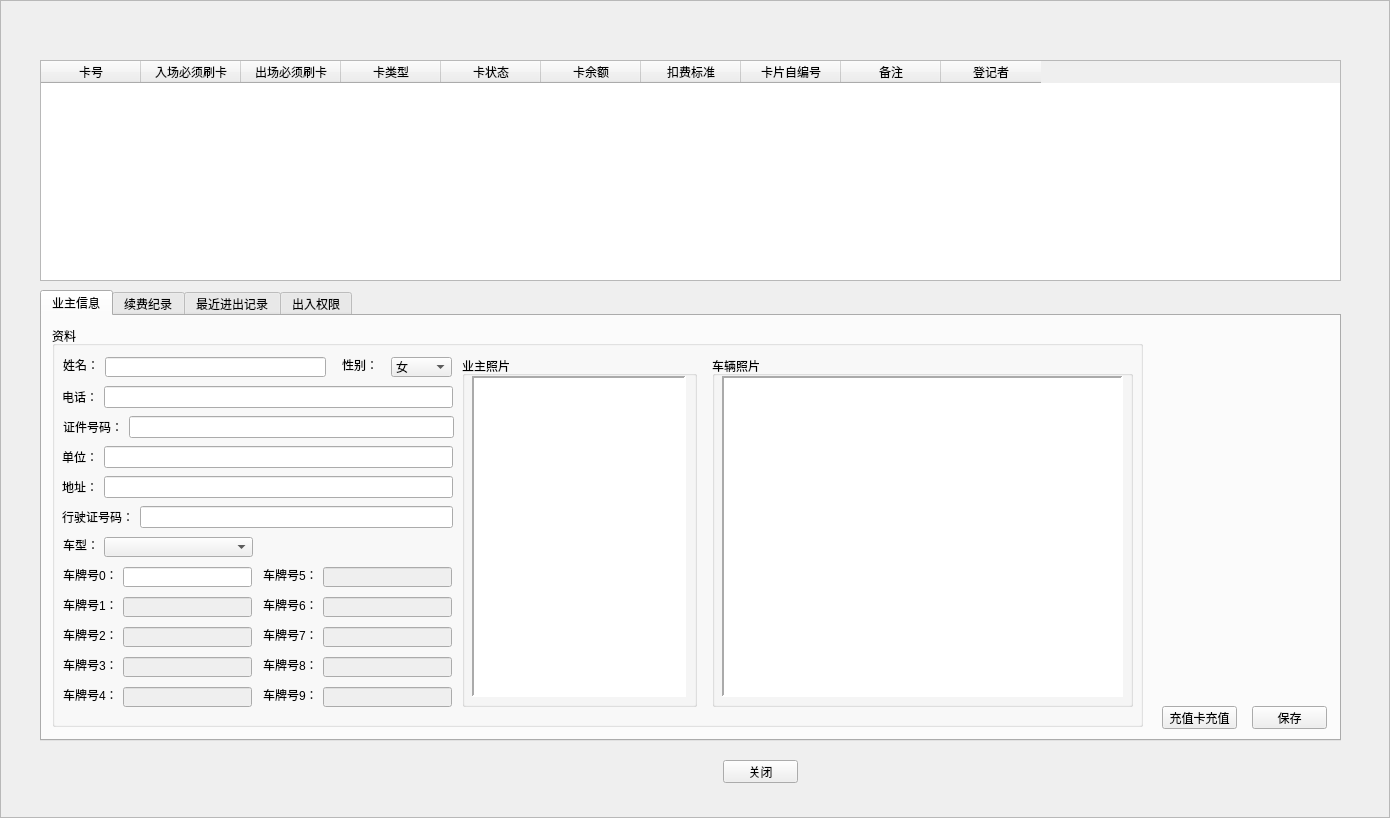
<?xml version="1.0" encoding="UTF-8"?>
<ui version="4.0">
 <class>CValueCard</class>
 <widget class="QFrame" name="CValueCard">
  <property name="geometry">
   <rect>
    <x>0</x>
    <y>0</y>
    <width>1390</width>
    <height>818</height>
   </rect>
  </property>
  <property name="windowTitle">
   <string>储值卡</string>
  </property>
  <property name="styleSheet">
   <string notr="true">background-image:url(D:/WinParkUI/debug/Image/NewIcon/CommonBigBG-normal.jpg);</string>
  </property>
  <property name="frameShape">
   <enum>QFrame::StyledPanel</enum>
  </property>
  <property name="frameShadow">
   <enum>QFrame::Raised</enum>
  </property>
  <widget class="QWidget" name="widget" native="true">
   <property name="geometry">
    <rect>
     <x>40</x>
     <y>60</y>
     <width>1301</width>
     <height>731</height>
    </rect>
   </property>
   <property name="styleSheet">
    <string notr="true">background-image:url(none);</string>
   </property>
   <widget class="QTableWidget" name="tableValue">
    <property name="geometry">
     <rect>
      <x>0</x>
      <y>0</y>
      <width>1301</width>
      <height>221</height>
     </rect>
    </property>
    <property name="contextMenuPolicy">
     <enum>Qt::CustomContextMenu</enum>
    </property>
    <property name="styleSheet">
     <string notr="true">background-image:url(none);</string>
    </property>
    <column>
     <property name="text">
      <string>卡号</string>
     </property>
    </column>
    <column>
     <property name="text">
      <string>入场必须刷卡</string>
     </property>
    </column>
    <column>
     <property name="text">
      <string>出场必须刷卡</string>
     </property>
    </column>
    <column>
     <property name="text">
      <string>卡类型</string>
     </property>
    </column>
    <column>
     <property name="text">
      <string>卡状态</string>
     </property>
    </column>
    <column>
     <property name="text">
      <string>卡余额</string>
     </property>
    </column>
    <column>
     <property name="text">
      <string>扣费标准</string>
     </property>
    </column>
    <column>
     <property name="text">
      <string>卡片自编号</string>
     </property>
    </column>
    <column>
     <property name="text">
      <string>备注</string>
     </property>
    </column>
    <column>
     <property name="text">
      <string>登记者</string>
     </property>
    </column>
   </widget>
   <widget class="QTabWidget" name="tabWidget">
    <property name="geometry">
     <rect>
      <x>0</x>
      <y>230</y>
      <width>1301</width>
      <height>451</height>
     </rect>
    </property>
    <property name="styleSheet">
     <string notr="true">background-image:url(none);</string>
    </property>
    <property name="currentIndex">
     <number>0</number>
    </property>
    <widget class="QWidget" name="tab">
     <attribute name="title">
      <string>业主信息</string>
     </attribute>
     <widget class="QPushButton" name="btnValueRecharge">
      <property name="geometry">
       <rect>
        <x>1120</x>
        <y>390</y>
        <width>75</width>
        <height>23</height>
       </rect>
      </property>
      <property name="styleSheet">
       <string notr="true">background-image:url(none);</string>
      </property>
      <property name="text">
       <string>充值卡充值</string>
      </property>
     </widget>
     <widget class="QPushButton" name="btnValueSave">
      <property name="geometry">
       <rect>
        <x>1210</x>
        <y>390</y>
        <width>75</width>
        <height>23</height>
       </rect>
      </property>
      <property name="styleSheet">
       <string notr="true">background-image:url(none);</string>
      </property>
      <property name="text">
       <string>保存</string>
      </property>
     </widget>
     <widget class="QGroupBox" name="gbOwner">
      <property name="geometry">
       <rect>
        <x>10</x>
        <y>10</y>
        <width>1091</width>
        <height>401</height>
       </rect>
      </property>
      <property name="title">
       <string>资料</string>
      </property>
      <widget class="QWidget" name="layoutWidget">
       <property name="geometry">
        <rect>
         <x>10</x>
         <y>120</y>
         <width>391</width>
         <height>22</height>
        </rect>
       </property>
       <layout class="QHBoxLayout" name="horizontalLayout_2">
        <item>
         <widget class="QLabel" name="label_10">
          <property name="text">
           <string>单位：</string>
          </property>
         </widget>
        </item>
        <item>
         <widget class="QLineEdit" name="edtUnit"/>
        </item>
       </layout>
      </widget>
      <widget class="QWidget" name="layoutWidget_2">
       <property name="geometry">
        <rect>
         <x>10</x>
         <y>150</y>
         <width>391</width>
         <height>22</height>
        </rect>
       </property>
       <layout class="QHBoxLayout" name="horizontalLayout_3">
        <item>
         <widget class="QLabel" name="label_12">
          <property name="text">
           <string>地址：</string>
          </property>
         </widget>
        </item>
        <item>
         <widget class="QLineEdit" name="edtAddr"/>
        </item>
       </layout>
      </widget>
      <widget class="QWidget" name="layoutWidget_4">
       <property name="geometry">
        <rect>
         <x>10</x>
         <y>180</y>
         <width>391</width>
         <height>22</height>
        </rect>
       </property>
       <layout class="QHBoxLayout" name="horizontalLayout_5">
        <item>
         <widget class="QLabel" name="label_14">
          <property name="text">
           <string>行驶证号码：</string>
          </property>
         </widget>
        </item>
        <item>
         <widget class="QLineEdit" name="edtDriveID"/>
        </item>
       </layout>
      </widget>
      <widget class="QGroupBox" name="groupBox_4">
       <property name="geometry">
        <rect>
         <x>410</x>
         <y>30</y>
         <width>235</width>
         <height>351</height>
        </rect>
       </property>
       <property name="title">
        <string>业主照片</string>
       </property>
       <widget class="QLabel" name="lblOwner">
        <property name="geometry">
         <rect>
          <x>10</x>
          <y>20</y>
          <width>214</width>
          <height>321</height>
         </rect>
        </property>
        <property name="styleSheet">
         <string notr="true">background-color: rgb(255, 255, 255);</string>
        </property>
        <property name="frameShape">
         <enum>QFrame::Panel</enum>
        </property>
        <property name="frameShadow">
         <enum>QFrame::Sunken</enum>
        </property>
        <property name="lineWidth">
         <number>2</number>
        </property>
        <property name="text">
         <string/>
        </property>
        <property name="scaledContents">
         <bool>true</bool>
        </property>
       </widget>
      </widget>
      <widget class="QGroupBox" name="groupBox_3">
       <property name="geometry">
        <rect>
         <x>660</x>
         <y>30</y>
         <width>421</width>
         <height>351</height>
        </rect>
       </property>
       <property name="title">
        <string>车辆照片</string>
       </property>
       <widget class="QLabel" name="lblCar">
        <property name="geometry">
         <rect>
          <x>10</x>
          <y>20</y>
          <width>401</width>
          <height>321</height>
         </rect>
        </property>
        <property name="styleSheet">
         <string notr="true">background-color: rgb(255, 255, 255);</string>
        </property>
        <property name="frameShape">
         <enum>QFrame::Panel</enum>
        </property>
        <property name="frameShadow">
         <enum>QFrame::Sunken</enum>
        </property>
        <property name="lineWidth">
         <number>2</number>
        </property>
        <property name="text">
         <string/>
        </property>
        <property name="scaledContents">
         <bool>true</bool>
        </property>
       </widget>
      </widget>
      <widget class="QLabel" name="lblUserID">
       <property name="geometry">
        <rect>
         <x>430</x>
         <y>40</y>
         <width>54</width>
         <height>12</height>
        </rect>
       </property>
       <property name="text">
        <string/>
       </property>
      </widget>
      <widget class="QLabel" name="lblCardNo">
       <property name="geometry">
        <rect>
         <x>430</x>
         <y>60</y>
         <width>54</width>
         <height>12</height>
        </rect>
       </property>
       <property name="text">
        <string/>
       </property>
      </widget>
      <widget class="QWidget" name="layoutWidget_14">
       <property name="geometry">
        <rect>
         <x>11</x>
         <y>90</y>
         <width>391</width>
         <height>22</height>
        </rect>
       </property>
       <layout class="QHBoxLayout" name="horizontalLayout_16">
        <item>
         <widget class="QLabel" name="label_11">
          <property name="text">
           <string>证件号码：</string>
          </property>
         </widget>
        </item>
        <item>
         <widget class="QLineEdit" name="edtID"/>
        </item>
       </layout>
      </widget>
      <widget class="QWidget" name="layoutWidget_15">
       <property name="geometry">
        <rect>
         <x>10</x>
         <y>60</y>
         <width>391</width>
         <height>22</height>
        </rect>
       </property>
       <layout class="QHBoxLayout" name="horizontalLayout_17">
        <item>
         <widget class="QLabel" name="label_9">
          <property name="text">
           <string>电话：</string>
          </property>
         </widget>
        </item>
        <item>
         <widget class="QLineEdit" name="edtTel"/>
        </item>
       </layout>
      </widget>
      <widget class="QComboBox" name="cbxCarType">
       <property name="geometry">
        <rect>
         <x>52</x>
         <y>211</y>
         <width>149</width>
         <height>20</height>
        </rect>
       </property>
      </widget>
      <widget class="QLabel" name="label_15">
       <property name="geometry">
        <rect>
         <x>11</x>
         <y>211</y>
         <width>36</width>
         <height>16</height>
        </rect>
       </property>
       <property name="text">
        <string>车型：</string>
       </property>
      </widget>
      <widget class="QLabel" name="label_2">
       <property name="geometry">
        <rect>
         <x>11</x>
         <y>31</y>
         <width>36</width>
         <height>16</height>
        </rect>
       </property>
       <property name="text">
        <string>姓名：</string>
       </property>
      </widget>
      <widget class="QComboBox" name="cbxSex">
       <property name="geometry">
        <rect>
         <x>339</x>
         <y>31</y>
         <width>61</width>
         <height>20</height>
        </rect>
       </property>
       <item>
        <property name="text">
         <string>女</string>
        </property>
       </item>
       <item>
        <property name="text">
         <string>男</string>
        </property>
       </item>
      </widget>
      <widget class="QLabel" name="label_8">
       <property name="geometry">
        <rect>
         <x>290</x>
         <y>31</y>
         <width>36</width>
         <height>16</height>
        </rect>
       </property>
       <property name="text">
        <string>性别：</string>
       </property>
      </widget>
      <widget class="QLineEdit" name="edtName">
       <property name="geometry">
        <rect>
         <x>53</x>
         <y>31</y>
         <width>221</width>
         <height>20</height>
        </rect>
       </property>
      </widget>
      <widget class="QLineEdit" name="edtVechileID9">
       <property name="enabled">
        <bool>false</bool>
       </property>
       <property name="geometry">
        <rect>
         <x>271</x>
         <y>361</y>
         <width>129</width>
         <height>20</height>
        </rect>
       </property>
      </widget>
      <widget class="QLabel" name="label_22">
       <property name="geometry">
        <rect>
         <x>211</x>
         <y>361</y>
         <width>54</width>
         <height>16</height>
        </rect>
       </property>
       <property name="text">
        <string>车牌号9：</string>
       </property>
      </widget>
      <widget class="QLineEdit" name="edtVechileID0">
       <property name="geometry">
        <rect>
         <x>71</x>
         <y>241</y>
         <width>129</width>
         <height>20</height>
        </rect>
       </property>
      </widget>
      <widget class="QLabel" name="label_24">
       <property name="geometry">
        <rect>
         <x>11</x>
         <y>241</y>
         <width>54</width>
         <height>16</height>
        </rect>
       </property>
       <property name="text">
        <string>车牌号0：</string>
       </property>
      </widget>
      <widget class="QLineEdit" name="edtVechileID8">
       <property name="enabled">
        <bool>false</bool>
       </property>
       <property name="geometry">
        <rect>
         <x>271</x>
         <y>331</y>
         <width>129</width>
         <height>20</height>
        </rect>
       </property>
      </widget>
      <widget class="QLabel" name="label_21">
       <property name="geometry">
        <rect>
         <x>211</x>
         <y>331</y>
         <width>54</width>
         <height>16</height>
        </rect>
       </property>
       <property name="text">
        <string>车牌号8：</string>
       </property>
      </widget>
      <widget class="QLabel" name="label_20">
       <property name="geometry">
        <rect>
         <x>211</x>
         <y>301</y>
         <width>54</width>
         <height>16</height>
        </rect>
       </property>
       <property name="text">
        <string>车牌号7：</string>
       </property>
      </widget>
      <widget class="QLineEdit" name="edtVechileID7">
       <property name="enabled">
        <bool>false</bool>
       </property>
       <property name="geometry">
        <rect>
         <x>271</x>
         <y>301</y>
         <width>129</width>
         <height>20</height>
        </rect>
       </property>
      </widget>
      <widget class="QLineEdit" name="edtVechileID6">
       <property name="enabled">
        <bool>false</bool>
       </property>
       <property name="geometry">
        <rect>
         <x>271</x>
         <y>271</y>
         <width>129</width>
         <height>20</height>
        </rect>
       </property>
      </widget>
      <widget class="QLabel" name="label_19">
       <property name="geometry">
        <rect>
         <x>211</x>
         <y>271</y>
         <width>54</width>
         <height>16</height>
        </rect>
       </property>
       <property name="text">
        <string>车牌号6：</string>
       </property>
      </widget>
      <widget class="QLineEdit" name="edtVechileID5">
       <property name="enabled">
        <bool>false</bool>
       </property>
       <property name="geometry">
        <rect>
         <x>271</x>
         <y>241</y>
         <width>129</width>
         <height>20</height>
        </rect>
       </property>
      </widget>
      <widget class="QLabel" name="label_18">
       <property name="geometry">
        <rect>
         <x>211</x>
         <y>241</y>
         <width>54</width>
         <height>16</height>
        </rect>
       </property>
       <property name="text">
        <string>车牌号5：</string>
       </property>
      </widget>
      <widget class="QLineEdit" name="edtVechileID2">
       <property name="enabled">
        <bool>false</bool>
       </property>
       <property name="geometry">
        <rect>
         <x>71</x>
         <y>301</y>
         <width>129</width>
         <height>20</height>
        </rect>
       </property>
      </widget>
      <widget class="QLabel" name="label_13">
       <property name="geometry">
        <rect>
         <x>11</x>
         <y>301</y>
         <width>54</width>
         <height>16</height>
        </rect>
       </property>
       <property name="text">
        <string>车牌号2：</string>
       </property>
      </widget>
      <widget class="QLabel" name="label_17">
       <property name="geometry">
        <rect>
         <x>11</x>
         <y>361</y>
         <width>54</width>
         <height>16</height>
        </rect>
       </property>
       <property name="text">
        <string>车牌号4：</string>
       </property>
      </widget>
      <widget class="QLineEdit" name="edtVechileID4">
       <property name="enabled">
        <bool>false</bool>
       </property>
       <property name="geometry">
        <rect>
         <x>71</x>
         <y>361</y>
         <width>129</width>
         <height>20</height>
        </rect>
       </property>
      </widget>
      <widget class="QLineEdit" name="edtVechileID3">
       <property name="enabled">
        <bool>false</bool>
       </property>
       <property name="geometry">
        <rect>
         <x>71</x>
         <y>331</y>
         <width>129</width>
         <height>20</height>
        </rect>
       </property>
      </widget>
      <widget class="QLabel" name="label_16">
       <property name="geometry">
        <rect>
         <x>11</x>
         <y>331</y>
         <width>54</width>
         <height>16</height>
        </rect>
       </property>
       <property name="text">
        <string>车牌号3：</string>
       </property>
      </widget>
      <widget class="QLabel" name="label_23">
       <property name="geometry">
        <rect>
         <x>11</x>
         <y>271</y>
         <width>54</width>
         <height>16</height>
        </rect>
       </property>
       <property name="text">
        <string>车牌号1：</string>
       </property>
      </widget>
      <widget class="QLineEdit" name="edtVechileID1">
       <property name="enabled">
        <bool>false</bool>
       </property>
       <property name="geometry">
        <rect>
         <x>71</x>
         <y>271</y>
         <width>129</width>
         <height>20</height>
        </rect>
       </property>
      </widget>
     </widget>
    </widget>
    <widget class="QWidget" name="tab_2">
     <attribute name="title">
      <string>续费纪录</string>
     </attribute>
     <widget class="QTableWidget" name="tableRecharge">
      <property name="geometry">
       <rect>
        <x>10</x>
        <y>10</y>
        <width>1281</width>
        <height>371</height>
       </rect>
      </property>
      <property name="styleSheet">
       <string notr="true">background-image:url(none);</string>
      </property>
      <column>
       <property name="text">
        <string>收费金额</string>
       </property>
      </column>
      <column>
       <property name="text">
        <string>时长</string>
       </property>
      </column>
      <column>
       <property name="text">
        <string>收费时间</string>
       </property>
      </column>
      <column>
       <property name="text">
        <string>费用种类</string>
       </property>
      </column>
      <column>
       <property name="text">
        <string>收费人员</string>
       </property>
      </column>
     </widget>
    </widget>
    <widget class="QWidget" name="tab_3">
     <attribute name="title">
      <string>最近进出记录</string>
     </attribute>
     <widget class="QTableWidget" name="tableAccess">
      <property name="geometry">
       <rect>
        <x>10</x>
        <y>10</y>
        <width>841</width>
        <height>411</height>
       </rect>
      </property>
      <column>
       <property name="text">
        <string>进入通道</string>
       </property>
      </column>
      <column>
       <property name="text">
        <string>进入时间</string>
       </property>
      </column>
      <column>
       <property name="text">
        <string>离开通道</string>
       </property>
      </column>
      <column>
       <property name="text">
        <string>离开时间</string>
       </property>
      </column>
     </widget>
     <widget class="QGroupBox" name="groupBox_5">
      <property name="geometry">
       <rect>
        <x>860</x>
        <y>1</y>
        <width>211</width>
        <height>211</height>
       </rect>
      </property>
      <property name="title">
       <string>图像1</string>
      </property>
      <widget class="QLabel" name="lblImg1">
       <property name="geometry">
        <rect>
         <x>5</x>
         <y>16</y>
         <width>201</width>
         <height>191</height>
        </rect>
       </property>
       <property name="styleSheet">
        <string notr="true">background-color: rgb(255, 255, 255);</string>
       </property>
       <property name="frameShape">
        <enum>QFrame::Panel</enum>
       </property>
       <property name="frameShadow">
        <enum>QFrame::Sunken</enum>
       </property>
       <property name="lineWidth">
        <number>2</number>
       </property>
       <property name="text">
        <string/>
       </property>
       <property name="scaledContents">
        <bool>true</bool>
       </property>
      </widget>
     </widget>
     <widget class="QGroupBox" name="groupBox_6">
      <property name="geometry">
       <rect>
        <x>1080</x>
        <y>0</y>
        <width>211</width>
        <height>211</height>
       </rect>
      </property>
      <property name="title">
       <string>图像2</string>
      </property>
      <widget class="QLabel" name="lblImg2">
       <property name="geometry">
        <rect>
         <x>5</x>
         <y>16</y>
         <width>201</width>
         <height>191</height>
        </rect>
       </property>
       <property name="styleSheet">
        <string notr="true">background-color: rgb(255, 255, 255);</string>
       </property>
       <property name="frameShape">
        <enum>QFrame::Panel</enum>
       </property>
       <property name="frameShadow">
        <enum>QFrame::Sunken</enum>
       </property>
       <property name="lineWidth">
        <number>2</number>
       </property>
       <property name="text">
        <string/>
       </property>
       <property name="scaledContents">
        <bool>true</bool>
       </property>
      </widget>
     </widget>
     <widget class="QGroupBox" name="groupBox_7">
      <property name="geometry">
       <rect>
        <x>860</x>
        <y>210</y>
        <width>211</width>
        <height>211</height>
       </rect>
      </property>
      <property name="title">
       <string>图像3</string>
      </property>
      <widget class="QLabel" name="lblImg3">
       <property name="geometry">
        <rect>
         <x>5</x>
         <y>16</y>
         <width>201</width>
         <height>191</height>
        </rect>
       </property>
       <property name="styleSheet">
        <string notr="true">background-color: rgb(255, 255, 255);</string>
       </property>
       <property name="frameShape">
        <enum>QFrame::Panel</enum>
       </property>
       <property name="frameShadow">
        <enum>QFrame::Sunken</enum>
       </property>
       <property name="lineWidth">
        <number>2</number>
       </property>
       <property name="text">
        <string/>
       </property>
       <property name="scaledContents">
        <bool>true</bool>
       </property>
      </widget>
     </widget>
     <widget class="QGroupBox" name="groupBox_8">
      <property name="geometry">
       <rect>
        <x>1080</x>
        <y>210</y>
        <width>211</width>
        <height>211</height>
       </rect>
      </property>
      <property name="title">
       <string>图像4</string>
      </property>
      <widget class="QLabel" name="lblImg4">
       <property name="geometry">
        <rect>
         <x>5</x>
         <y>16</y>
         <width>201</width>
         <height>191</height>
        </rect>
       </property>
       <property name="styleSheet">
        <string notr="true">background-color: rgb(255, 255, 255);</string>
       </property>
       <property name="frameShape">
        <enum>QFrame::Panel</enum>
       </property>
       <property name="frameShadow">
        <enum>QFrame::Sunken</enum>
       </property>
       <property name="lineWidth">
        <number>2</number>
       </property>
       <property name="text">
        <string/>
       </property>
       <property name="scaledContents">
        <bool>true</bool>
       </property>
      </widget>
     </widget>
    </widget>
    <widget class="QWidget" name="tab_4">
     <attribute name="title">
      <string>出入权限</string>
     </attribute>
     <widget class="QPushButton" name="pushButton_4">
      <property name="geometry">
       <rect>
        <x>700</x>
        <y>340</y>
        <width>75</width>
        <height>23</height>
       </rect>
      </property>
      <property name="text">
       <string>保存</string>
      </property>
     </widget>
     <widget class="QTableWidget" name="tableEntranceRight">
      <property name="geometry">
       <rect>
        <x>10</x>
        <y>10</y>
        <width>1281</width>
        <height>371</height>
       </rect>
      </property>
      <column>
       <property name="text">
        <string>通道名称</string>
       </property>
      </column>
      <column>
       <property name="text">
        <string>起始时间</string>
       </property>
      </column>
      <column>
       <property name="text">
        <string>结束时间</string>
       </property>
      </column>
      <column>
       <property name="text">
        <string>ID</string>
       </property>
      </column>
     </widget>
     <widget class="QPushButton" name="btnEntranceSave">
      <property name="geometry">
       <rect>
        <x>1330</x>
        <y>390</y>
        <width>75</width>
        <height>23</height>
       </rect>
      </property>
      <property name="text">
       <string>保存</string>
      </property>
     </widget>
     <widget class="QPushButton" name="btnSaveRight">
      <property name="geometry">
       <rect>
        <x>1200</x>
        <y>400</y>
        <width>75</width>
        <height>23</height>
       </rect>
      </property>
      <property name="text">
       <string>保存</string>
      </property>
     </widget>
    </widget>
   </widget>
   <widget class="QPushButton" name="btnMinimalize">
    <property name="geometry">
     <rect>
      <x>683</x>
      <y>700</y>
      <width>75</width>
      <height>23</height>
     </rect>
    </property>
    <property name="styleSheet">
     <string notr="true">background-image:url(none);</string>
    </property>
    <property name="text">
     <string>关闭</string>
    </property>
   </widget>
  </widget>
  <widget class="QLabel" name="lblTitle">
   <property name="geometry">
    <rect>
     <x>30</x>
     <y>5</y>
     <width>141</width>
     <height>21</height>
    </rect>
   </property>
   <property name="font">
    <font>
     <weight>75</weight>
     <bold>true</bold>
    </font>
   </property>
   <property name="styleSheet">
    <string notr="true">background-image:url(none);
color: rgb(170, 0, 0);</string>
   </property>
   <property name="text">
    <string/>
   </property>
  </widget>
  <widget class="QLabel" name="lblClose">
   <property name="geometry">
    <rect>
     <x>1351</x>
     <y>7</y>
     <width>30</width>
     <height>15</height>
    </rect>
   </property>
   <property name="text">
    <string/>
   </property>
  </widget>
 </widget>
 <resources/>
 <connections/>
</ui>
